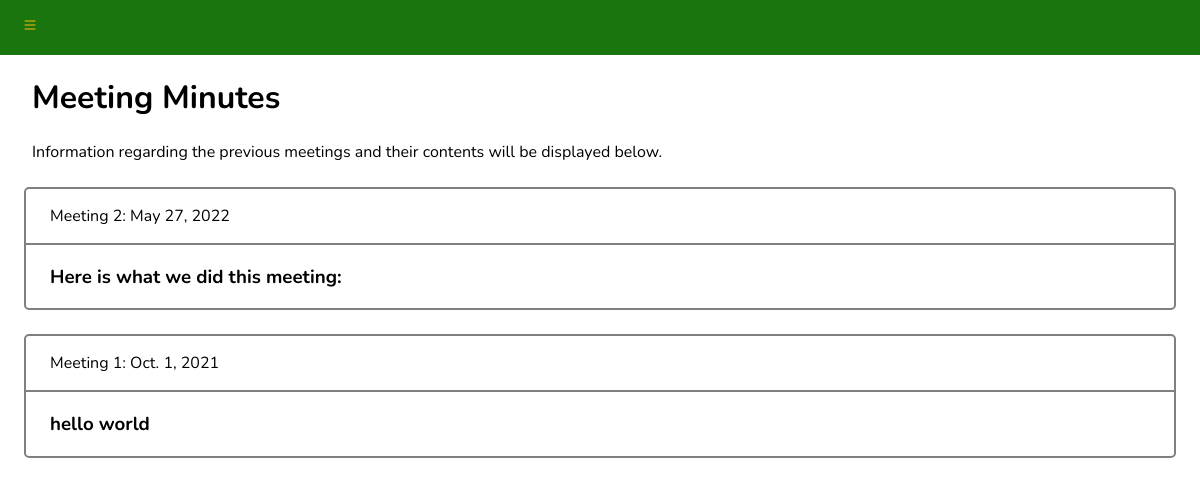
The app's page /student_portal/meeting-minutes (signed in) with its own data.
### student_portal/models.py (models this page shows)
class MeetingMinute(models.Model):
  date = models.DateField(default=timezone.now)
  contents = models.CharField(max_length=3000)
  class Meta:
    ordering = ["-date"]

### student_portal/views.py (the view)
# urls.py: path("meeting-minutes", views.minutes, name="minutes"),
@login_required
def minutes(request):
  minutes = MeetingMinute.objects.all()
  return render(request, "student_portal/minutes.html", {"minutes": minutes})

### student_portal/templates/student_portal/minutes.html (shortened to what this page needs)
{% extends 'base_2.html' %}
{% block content %}
<div class="flex-container">
  <div id="navbar">
    <div id="sidebar">
      <button onclick="expandNav()" id="menu-toggle">
      </button>
    </div>
  </div>
</div>
<div class="main-content">
  <h1>Meeting Minutes</h1>
  <p>Information regarding the previous meetings and their contents will be displayed below.</p>
</div>
<div class="minutes-block">
  {% for minute in minutes %}
  <div class="minute">
    <div class="date-header">
      <p>Meeting {{forloop.revcounter}}: {{minute.date}}</p>
    </div>
    <h3 class="minute-contents">{{minute.contents}}</h3>
  </div>
  {% endfor %}
</div>
{% endblock %}

### student_portal/static/student_portal/student_styles.css (style rules this page uses)
* { font-family: 'Nunito', sans-serif; }
body { margin: 0; }
#navbar { margin: 0; background-color: #1a750e; padding: 1rem; }
#menu-toggle { background-color: #1a750e; border: none; cursor: pointer; }
.main-content { padding-left: 2rem; }
.minute { border: 2.5px solid grey; border-radius: 5px; margin: 1.5rem; }
.date-header { border-bottom: 2.5px solid grey; padding-left: 1.5rem; }
.minute-contents { padding-left: 1.5rem; padding-right: 1.5rem; }

### records on screen
MeetingMinute: date "May 27, 2022", contents "Here is what we did this meeting:"
MeetingMinute: date "Oct. 1, 2021", contents "hello world"
